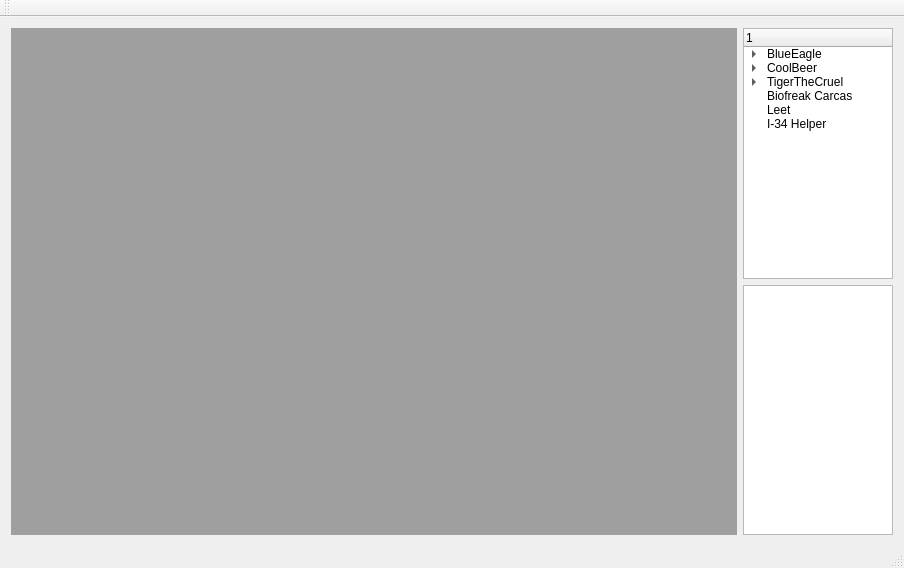
<?xml version="1.0" encoding="UTF-8"?>
<ui version="4.0">
 <class>MainWindow</class>
 <widget class="QMainWindow" name="MainWindow">
  <property name="geometry">
   <rect>
    <x>0</x>
    <y>0</y>
    <width>904</width>
    <height>568</height>
   </rect>
  </property>
  <property name="windowTitle">
   <string>MainWindow</string>
  </property>
  <widget class="QWidget" name="centralWidget">
   <layout class="QHBoxLayout" name="horizontalLayout">
    <item>
     <widget class="QMdiArea" name="playground"/>
    </item>
    <item>
     <layout class="QVBoxLayout" name="verticalLayout">
      <item>
       <widget class="QTreeWidget" name="ToonList">
        <property name="maximumSize">
         <size>
          <width>150</width>
          <height>16777215</height>
         </size>
        </property>
        <column>
         <property name="text">
          <string>1</string>
         </property>
        </column>
        <item>
         <property name="text">
          <string>BlueEagle</string>
         </property>
         <item>
          <property name="text">
           <string>Metametameta</string>
          </property>
          <item>
           <property name="text">
            <string>Harms</string>
           </property>
          </item>
          <item>
           <property name="text">
            <string>Heals</string>
           </property>
          </item>
          <item>
           <property name="text">
            <string>Hazes</string>
           </property>
          </item>
         </item>
        </item>
        <item>
         <property name="text">
          <string>CoolBeer</string>
         </property>
         <item>
          <property name="text">
           <string>Kadrya</string>
          </property>
         </item>
         <item>
          <property name="text">
           <string>Falixmonia</string>
          </property>
          <item>
           <property name="text">
            <string>Falixmonia</string>
           </property>
          </item>
          <item>
           <property name="text">
            <string>Falixmonia</string>
           </property>
          </item>
         </item>
        </item>
        <item>
         <property name="text">
          <string>TigerTheCruel</string>
         </property>
         <item>
          <property name="text">
           <string>Xantrish</string>
          </property>
          <item>
           <property name="text">
            <string>Carlo</string>
           </property>
          </item>
          <item>
           <property name="text">
            <string>Bodyguard</string>
           </property>
          </item>
         </item>
        </item>
        <item>
         <property name="text">
          <string>Biofreak Carcas</string>
         </property>
        </item>
        <item>
         <property name="text">
          <string>Leet</string>
         </property>
        </item>
        <item>
         <property name="text">
          <string>I-34 Helper</string>
         </property>
        </item>
       </widget>
      </item>
      <item>
       <widget class="QListWidget" name="moduleList">
        <property name="minimumSize">
         <size>
          <width>150</width>
          <height>0</height>
         </size>
        </property>
        <property name="maximumSize">
         <size>
          <width>150</width>
          <height>16777215</height>
         </size>
        </property>
       </widget>
      </item>
     </layout>
    </item>
   </layout>
  </widget>
  <widget class="QMenuBar" name="menuBar">
   <property name="geometry">
    <rect>
     <x>0</x>
     <y>0</y>
     <width>904</width>
     <height>18</height>
    </rect>
   </property>
  </widget>
  <widget class="QToolBar" name="mainToolBar">
   <attribute name="toolBarArea">
    <enum>TopToolBarArea</enum>
   </attribute>
   <attribute name="toolBarBreak">
    <bool>false</bool>
   </attribute>
  </widget>
  <widget class="QStatusBar" name="statusBar"/>
 </widget>
 <layoutdefault spacing="6" margin="11"/>
 <resources/>
 <connections>
  <connection>
   <sender>ToonList</sender>
   <signal>currentItemChanged(QTreeWidgetItem*,QTreeWidgetItem*)</signal>
   <receiver>playground</receiver>
   <slot>activateNextSubWindow()</slot>
   <hints>
    <hint type="sourcelabel">
     <x>818</x>
     <y>164</y>
    </hint>
    <hint type="destinationlabel">
     <x>372</x>
     <y>290</y>
    </hint>
   </hints>
  </connection>
 </connections>
</ui>
